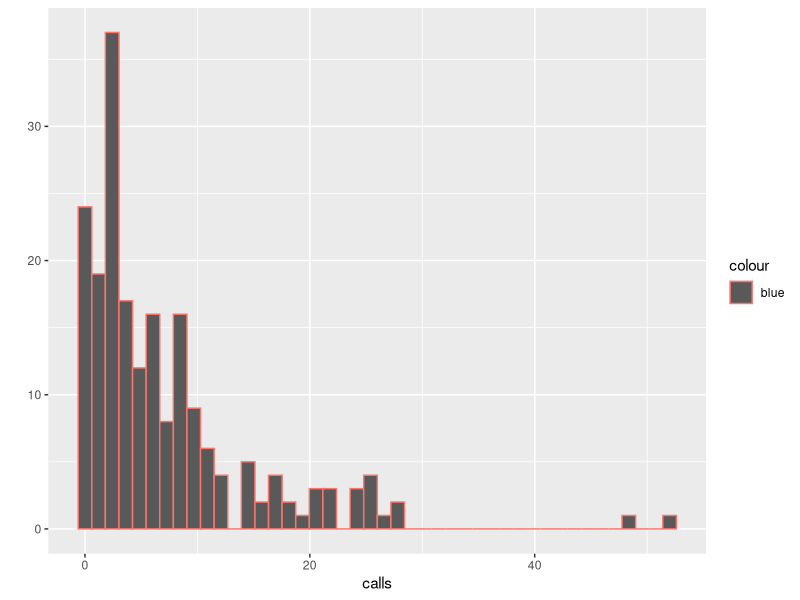

The R source for this figure:
## ---- chunk 1
dgeom(8, .13)
## ---- chunk 2
pgeom(10, .13)-pgeom(5,.13)

## ---- chunk 3
calls <- rgeom(200, .13)
calls
## ---- chunk 4
summary(calls)
## ---- chunk 5
library(tidyverse)
qplot(calls, geom="histogram", bins=44, col="blue")
